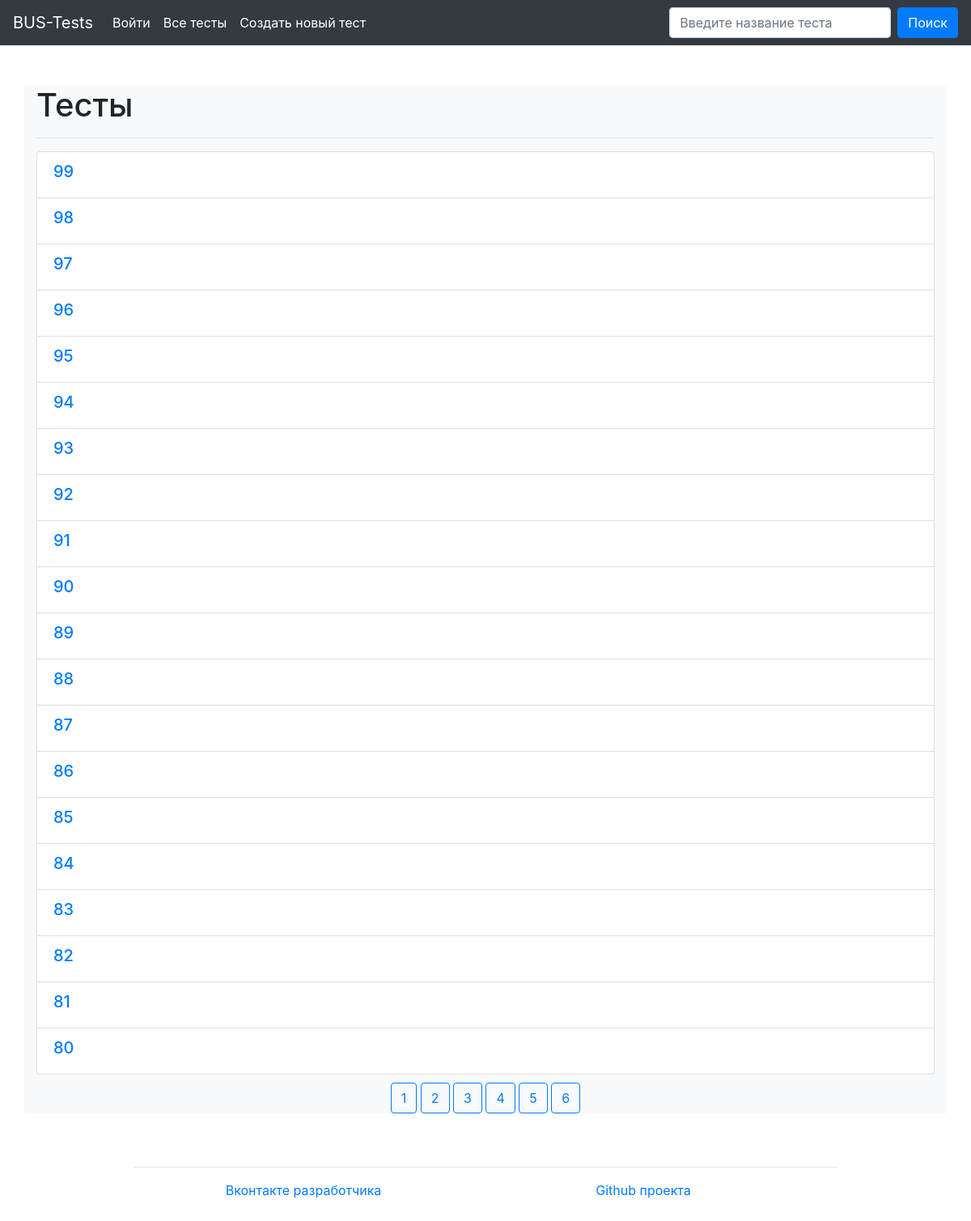
The app's page /, older data.
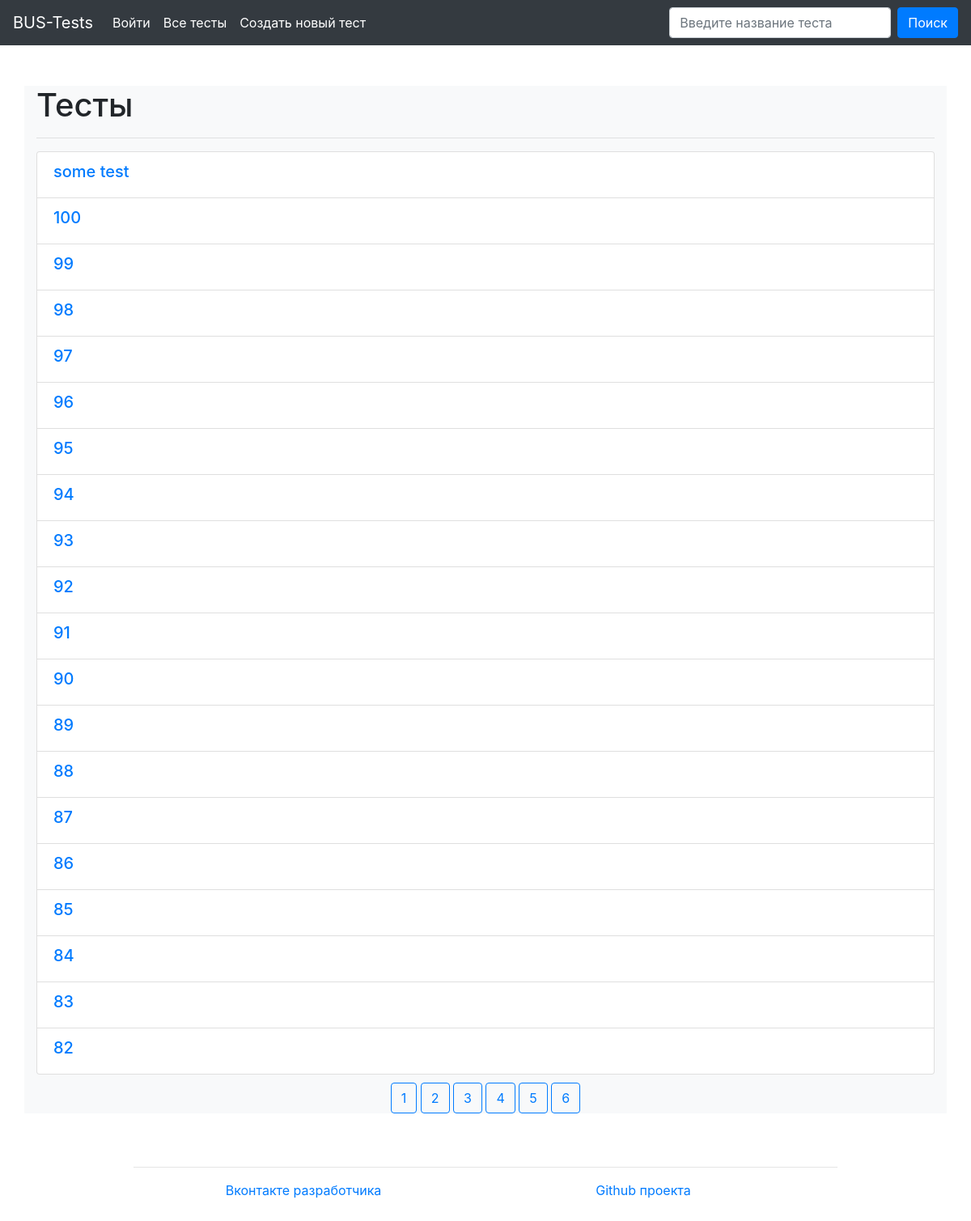
The same page, newer data.
### main/models.py (models this page shows)
class Test(models.Model):
    title = models.CharField(max_length=120, verbose_name='Заголовок теста')
    note = models.TextField(blank=True, null=True,
                            verbose_name='Примечание к тесту')
    def __str__(self):
        return self.title
    class Meta:
        verbose_name_plural = 'Тесты'
        verbose_name = 'тест'

### main/views.py (the view)
# urls.py: path('', views.index, name='test_list'),
def index(request, page=1, q=''):
    if request.method == 'POST':
        tests = models.Test.objects.filter(title__icontains=request.POST['query']).order_by('-id')
        q = request.POST['query']
    elif q:
        tests = models.Test.objects.filter(title__icontains=q).order_by('-id')
    else:
        tests = models.Test.objects.order_by('-id')
    count_pages = ceil(len(tests) / ELEMENT_IN_PAGE)
    tests = tests[(page - 1) * ELEMENT_IN_PAGE:page * ELEMENT_IN_PAGE]
    return render(request, 'main/index.html',
                  {'tests': tests, 'pages': range(1, count_pages + 1) if count_pages > 1 else False,
                   'query': q})

### templates/main/index.html (shortened to what this page needs)
{% extends 'main/wrapper.html' %}
{% block content %}
    <h1>Тесты</h1>
    <hr>
    {% if not tests %}
        <h2>Тесты не найдены</h2>
    {% else %}
    <ul class="list-group">
    {% for test in tests %}
        <li class="btn-group list-group-item">
            <h5><a href="{% url 'test' test.id %}">{{ test }}</a></h5>
        </li>
    {% endfor %}
    </ul>
    {% endif %}
    {% if pages %}
        <div class="text-center">
           {% for page in pages %}
               <a class="btn btn-link btn-outline-primary" style="margin-top: 10px;" href="{% if query %}{% url 'test_list_page_for_query' page query %}{% else %}{% url 'test_list_page' page %}{% endif %}">
                   {{ page }}
               </a>
           {% endfor %}
        </div>
    {% endif %}
{% endblock %}

Row changes from the older to the newer data that the page shows:
no longer on this page (row unchanged): Test: title "81"
no longer on this page (row unchanged): Test: title "80"
added Test: title "some test"
added Test: title "100"
